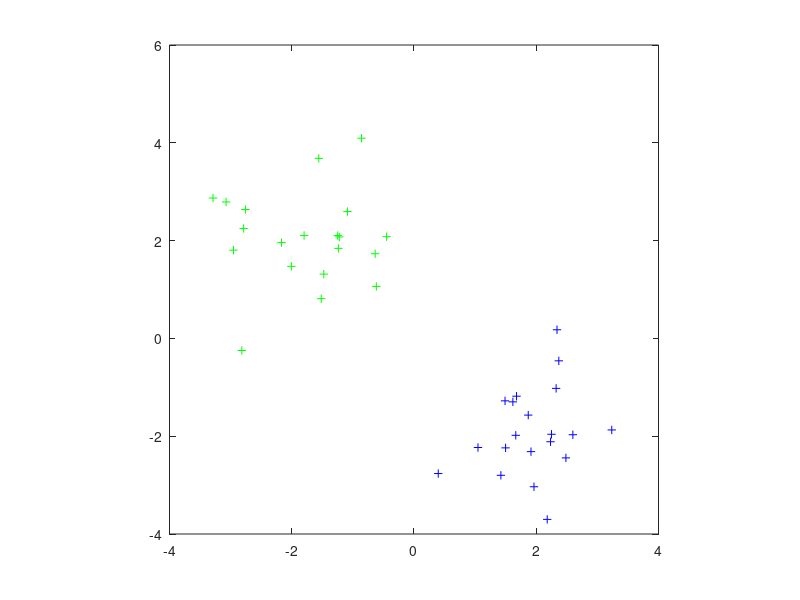

The MATLAB source for this figure: (Note: this script raises an error after producing the figure.)
clear all ;
close all;
%%
load('SVM_data.mat','x','y') ;
[m, n] = size(x);
figure()
plot(x(1:m/2,1),x(1:m/2,2),'g+');
hold on
plot(x((m/2)+1:m,1),x((m/2)+1:m,2),'b+');
pbaspect([1 1 1])
 
%%
 
a=y*y';
b=x*x';
q=a.*b;
f=-1*ones(40,1);
lb=zeros(40,1);
c=0;
A=y';
 
%%
options = optimoptions('quadprog',...
    'Algorithm','interior-point-convex','Display','off');
[alpha,fval,exitflag,output,lambda] = ...
   quadprog(q,f,[],[],A,c,lb,[],[],options);
%%
for i=1:40
   if alpha(i,1)<0.0001
       alpha(i,1)=0;
   else
       alpha(i,1)=alpha(i,1);
   end
   
end
 
W=(alpha.*y)'*x;
%%
n=length(find(alpha>0));
index=zeros(n,1);
index=find(alpha>0);
 
%%
b=zeros(n,1);
for i=1:n
    cons=1/y(index(i,1),1);
    b(i,1)=cons-W*x(index(i,1),:)';
end
avB=sum(b(:))/length(b(:));